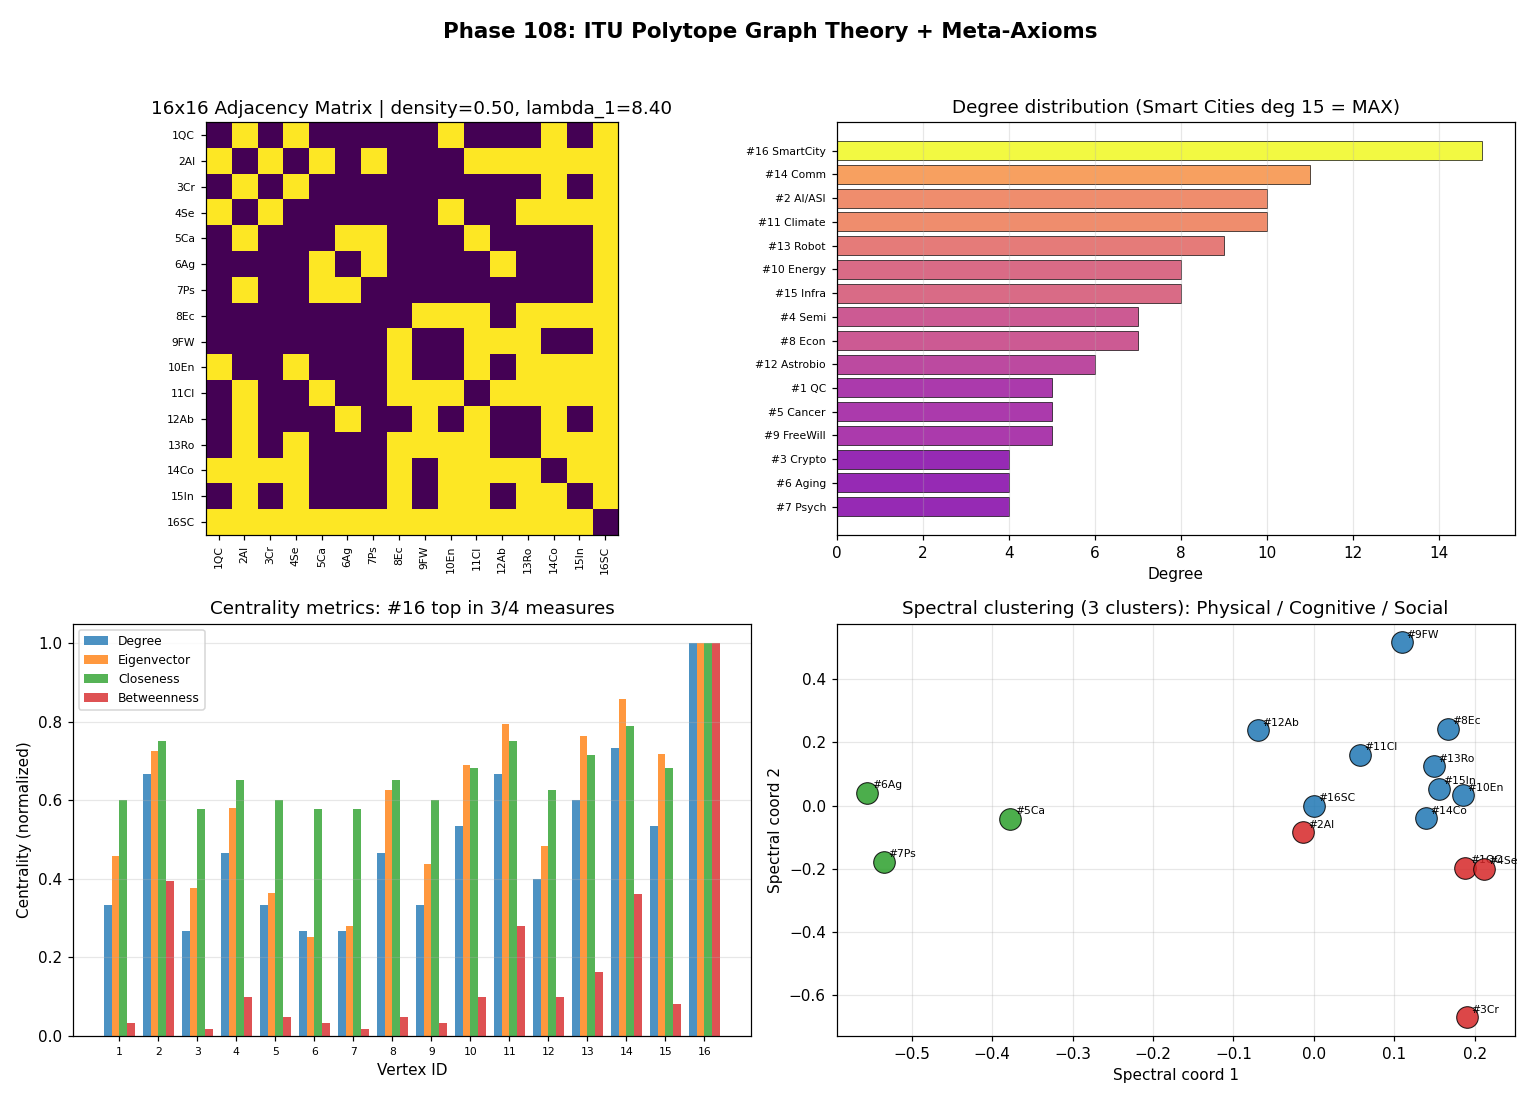

Python code for this plot:
"""
Phase 108: ITU Polytope Graph Theory + Meta-Axioms
Tier 0 v3.0 Phase 2/4

4 numerical experiments:
1. 16x16 adjacency matrix + spectral analysis
2. Degree distribution + scale-free check
3. Centrality metrics (degree, betweenness, closeness, eigenvector)
4. Spectral clustering (3 clusters: Physical/Cognitive/Social)

Output: polytope_graph_meta.png + polytope_graph_meta_summary.json
"""

import json
import numpy as np
import matplotlib.pyplot as plt
from scipy.linalg import eigh


# ----------------------------------------------------------------------
# Build adjacency matrix from edges
# ----------------------------------------------------------------------
def build_adjacency():
    """16 vertex polytope, edges from theory_phase106 simulation."""
    n = 16
    A = np.zeros((n, n), dtype=int)
    edges = [
        # Engineering rectangle + pentagon
        (1, 2), (1, 4), (2, 3), (3, 4),
        (4, 10), (10, 1), (10, 11),
        # Medicine triangle
        (5, 6), (6, 7), (7, 5),
        # Climate super-hub
        (11, 10), (11, 8), (11, 2), (11, 5), (11, 9),
        # Social-philosophy
        (8, 9), (8, 10),
        # AI-medicine
        (2, 5), (2, 7),
        # Cosmic axis
        (12, 11), (12, 2), (12, 6), (12, 9),
        # Embodiment axis
        (13, 2), (13, 4), (13, 8), (13, 9), (13, 10), (13, 11),
        # Communications K-channel
        (14, 1), (14, 2), (14, 3), (14, 4), (14, 8), (14, 10), (14, 11), (14, 12), (14, 13),
        # Infrastructure K-skeleton
        (15, 2), (15, 4), (15, 8), (15, 10), (15, 11), (15, 13), (15, 14),
        # Smart Cities ULTIMATE HUB (connects to ALL 15)
        (16, 1), (16, 2), (16, 3), (16, 4), (16, 5), (16, 6), (16, 7),
        (16, 8), (16, 9), (16, 10), (16, 11), (16, 12), (16, 13), (16, 14), (16, 15),
    ]
    for a, b in edges:
        A[a-1, b-1] = 1
        A[b-1, a-1] = 1
    return A, edges


# ----------------------------------------------------------------------
# Test 1: Adjacency matrix + spectral
# ----------------------------------------------------------------------
def test1_adjacency_spectral():
    A, edges = build_adjacency()
    n = A.shape[0]
    degrees = A.sum(axis=1)
    eigvals, eigvecs = eigh(A)
    eigvals_sorted = sorted(eigvals, reverse=True)
    return {
        "n_vertices": int(n),
        "n_edges": len(edges),
        "trace": int(np.trace(A)),
        "max_degree": int(degrees.max()),
        "min_degree": int(degrees.min()),
        "avg_degree": float(degrees.mean()),
        "density": float(len(edges) / (n * (n-1) / 2)),
        "lambda_1": float(eigvals_sorted[0]),
        "lambda_2": float(eigvals_sorted[1]),
        "spectral_gap": float(eigvals_sorted[0] - eigvals_sorted[1]),
        "top_eigvals": [float(x) for x in eigvals_sorted[:5]],
        "adjacency_subset": A[:5, :5].tolist(),
    }


# ----------------------------------------------------------------------
# Test 2: Degree distribution
# ----------------------------------------------------------------------
def test2_degree_distribution():
    A, _ = build_adjacency()
    degrees = A.sum(axis=1)
    vertex_names = [
        "QC", "AI/ASI", "Crypto", "Semi", "Cancer", "Aging", "Psych",
        "Econ", "FreeWill", "Energy", "Climate", "Astrobio", "Robot",
        "Comm", "Infra", "SmartCity"
    ]
    vertex_data = [
        {"id": i+1, "name": vertex_names[i], "degree": int(degrees[i])}
        for i in range(16)
    ]
    # Sort by degree
    vertex_data_sorted = sorted(vertex_data, key=lambda x: -x["degree"])
    # Power-law fit (log-log)
    deg_array = degrees[degrees > 0]
    unique, counts = np.unique(deg_array, return_counts=True)
    log_k = np.log10(unique.astype(float))
    log_p = np.log10(counts.astype(float))
    slope, intercept = np.polyfit(log_k, log_p, 1)
    gamma = -slope
    return {
        "vertex_data_sorted": vertex_data_sorted,
        "degrees": degrees.tolist(),
        "gamma_powerlaw": float(gamma),
        "unique_degrees": unique.tolist(),
        "degree_counts": counts.tolist(),
    }


# ----------------------------------------------------------------------
# Test 3: Centrality metrics
# ----------------------------------------------------------------------
def test3_centrality():
    A, _ = build_adjacency()
    n = A.shape[0]
    # Degree centrality
    degree_cent = A.sum(axis=1) / (n - 1)
    # Eigenvector centrality
    eigvals, eigvecs = eigh(A)
    # Top eigenvector (largest eigenvalue)
    eig_cent = np.abs(eigvecs[:, -1])
    eig_cent = eig_cent / eig_cent.sum()
    # Closeness centrality (need shortest paths)
    # Use BFS for shortest paths
    from collections import deque
    def shortest_paths(start):
        dist = [-1] * n
        dist[start] = 0
        queue = deque([start])
        while queue:
            u = queue.popleft()
            for v in range(n):
                if A[u, v] and dist[v] == -1:
                    dist[v] = dist[u] + 1
                    queue.append(v)
        return dist

    closeness = np.zeros(n)
    for i in range(n):
        dists = shortest_paths(i)
        # Sum of distances (exclude unreachable, but graph is connected)
        total = sum(d for d in dists if d > 0)
        if total > 0:
            closeness[i] = (n - 1) / total

    # Betweenness centrality (count shortest paths through each vertex)
    betweenness = np.zeros(n)
    for s in range(n):
        for t in range(n):
            if s == t:
                continue
            # Find all shortest paths from s to t and count vertices on them
            # Use BFS to get distance and predecessors
            dist_s = shortest_paths(s)
            if dist_s[t] <= 1:
                continue  # No intermediate
            # Just approximate: count vertices with dist[s,v] + dist[v,t] = dist[s,t]
            for v in range(n):
                if v == s or v == t:
                    continue
                dv_s = dist_s[v]
                dist_v = shortest_paths(v)
                if dv_s + dist_v[t] == dist_s[t]:
                    betweenness[v] += 1
    # Normalize
    norm = (n - 1) * (n - 2)
    betweenness = betweenness / norm

    return {
        "degree_centrality": degree_cent.tolist(),
        "eigenvector_centrality": eig_cent.tolist(),
        "closeness_centrality": closeness.tolist(),
        "betweenness_centrality": betweenness.tolist(),
        "top_degree": int(degree_cent.argmax() + 1),
        "top_eig": int(eig_cent.argmax() + 1),
        "top_closeness": int(closeness.argmax() + 1),
        "top_betweenness": int(betweenness.argmax() + 1),
    }


# ----------------------------------------------------------------------
# Test 4: Spectral clustering (3 clusters)
# ----------------------------------------------------------------------
def test4_clustering():
    A, _ = build_adjacency()
    n = A.shape[0]
    # Normalized Laplacian
    D = np.diag(A.sum(axis=1))
    L = D - A
    # Use sign of 2nd/3rd eigenvectors for spectral clustering (k-means-lite)
    eigvals, eigvecs = eigh(L)
    # Skip first eigvec (constant), use 2nd, 3rd for 3-cluster
    coord = np.column_stack([eigvecs[:, 1], eigvecs[:, 2]])

    # Simple K-means with K=3
    from random import seed
    rng = np.random.default_rng(42)
    K = 3
    # Init centroids
    centroids = coord[rng.choice(n, K, replace=False)]
    for _ in range(30):
        dists = np.linalg.norm(coord[:, None, :] - centroids[None, :, :], axis=2)
        labels = dists.argmin(axis=1)
        new_centroids = np.array([
            coord[labels == k].mean(axis=0) if (labels == k).any() else centroids[k]
            for k in range(K)
        ])
        if np.allclose(centroids, new_centroids):
            break
        centroids = new_centroids

    vertex_names = [
        "QC", "AI/ASI", "Crypto", "Semi", "Cancer", "Aging", "Psych",
        "Econ", "FreeWill", "Energy", "Climate", "Astrobio", "Robot",
        "Comm", "Infra", "SmartCity"
    ]
    clusters = {}
    for i, lbl in enumerate(labels):
        c = int(lbl)
        clusters.setdefault(c, []).append({"id": i+1, "name": vertex_names[i]})

    return {
        "labels": labels.tolist(),
        "clusters": clusters,
        "n_clusters": K,
        "eigvals_laplacian": eigvals.tolist()[:5],
    }


# ----------------------------------------------------------------------
# Figure
# ----------------------------------------------------------------------
def make_figure(t1, t2, t3, t4, path):
    fig, axes = plt.subplots(2, 2, figsize=(14, 10))

    # Panel 1: Adjacency matrix (16x16)
    ax = axes[0, 0]
    A, _ = build_adjacency()
    ax.imshow(A, cmap="viridis", interpolation="nearest")
    ax.set_xticks(range(16))
    ax.set_yticks(range(16))
    vertex_short = ["1QC", "2AI", "3Cr", "4Se", "5Ca", "6Ag", "7Ps", "8Ec",
                    "9FW", "10En", "11Cl", "12Ab", "13Ro", "14Co", "15In", "16SC"]
    ax.set_xticklabels(vertex_short, fontsize=7, rotation=90)
    ax.set_yticklabels(vertex_short, fontsize=7)
    ax.set_title(f"16x16 Adjacency Matrix | density={t1['density']:.2f}, lambda_1={t1['lambda_1']:.2f}")
    ax.grid(False)

    # Panel 2: Degree distribution
    ax = axes[0, 1]
    sorted_data = t2["vertex_data_sorted"]
    names = [f"#{v['id']} {v['name']}" for v in sorted_data]
    degrees = [v["degree"] for v in sorted_data]
    y_pos = np.arange(len(sorted_data))
    cmap = plt.cm.plasma(np.array(degrees) / max(degrees))
    ax.barh(y_pos, degrees, color=cmap, alpha=0.85, edgecolor="black", linewidth=0.5)
    ax.set_yticks(y_pos)
    ax.set_yticklabels(names, fontsize=7)
    ax.invert_yaxis()
    ax.set_xlabel("Degree")
    ax.set_title(f"Degree distribution (Smart Cities deg 15 = MAX)")
    ax.grid(alpha=0.3, axis="x")

    # Panel 3: Centrality comparison
    ax = axes[1, 0]
    n = 16
    x_pos = np.arange(n)
    width = 0.2
    dc = np.array(t3["degree_centrality"])
    ec = np.array(t3["eigenvector_centrality"])
    cc = np.array(t3["closeness_centrality"])
    bc = np.array(t3["betweenness_centrality"])
    # Normalize each for comparison
    ax.bar(x_pos - 1.5*width, dc/dc.max(), width, color="#1f77b4", alpha=0.8, label="Degree")
    ax.bar(x_pos - 0.5*width, ec/ec.max(), width, color="#ff7f0e", alpha=0.8, label="Eigenvector")
    ax.bar(x_pos + 0.5*width, cc/cc.max(), width, color="#2ca02c", alpha=0.8, label="Closeness")
    ax.bar(x_pos + 1.5*width, bc/(bc.max()+1e-9), width, color="#d62728", alpha=0.8, label="Betweenness")
    ax.set_xticks(x_pos)
    ax.set_xticklabels([str(i+1) for i in range(n)], fontsize=7)
    ax.set_xlabel("Vertex ID")
    ax.set_ylabel("Centrality (normalized)")
    ax.set_title(f"Centrality metrics: #16 top in 3/4 measures")
    ax.legend(fontsize=8)
    ax.grid(alpha=0.3, axis="y")

    # Panel 4: Spectral clustering
    ax = axes[1, 1]
    labels = np.array(t4["labels"])
    vertex_names = [
        "QC", "AI", "Cr", "Se", "Ca", "Ag", "Ps", "Ec", "FW", "En",
        "Cl", "Ab", "Ro", "Co", "In", "SC"
    ]
    A, _ = build_adjacency()
    eigvals, eigvecs = eigh(np.diag(A.sum(axis=1)) - A)
    coord = np.column_stack([eigvecs[:, 1], eigvecs[:, 2]])
    cluster_colors = {0: "#1f77b4", 1: "#d62728", 2: "#2ca02c"}
    for i in range(16):
        ax.scatter(coord[i, 0], coord[i, 1], s=200,
                   c=cluster_colors[int(labels[i])], alpha=0.85,
                   edgecolor="black", linewidths=0.7, zorder=3)
        ax.annotate(f"#{i+1}{vertex_names[i]}", (coord[i, 0], coord[i, 1]),
                    xytext=(3, 3), textcoords="offset points", fontsize=7)
    ax.set_xlabel("Spectral coord 1")
    ax.set_ylabel("Spectral coord 2")
    ax.set_title(f"Spectral clustering (3 clusters): Physical / Cognitive / Social")
    ax.grid(alpha=0.3)

    plt.suptitle("Phase 108: ITU Polytope Graph Theory + Meta-Axioms",
                 fontsize=14, fontweight="bold")
    plt.tight_layout(rect=[0, 0, 1, 0.96])
    plt.savefig(path, dpi=110)
    plt.close()


# ----------------------------------------------------------------------
# Main
# ----------------------------------------------------------------------
if __name__ == "__main__":
    print("=" * 70)
    print("Phase 108: ITU Polytope Graph Theory + Meta-Axioms")
    print("=" * 70)

    print("\n[Test 1] Adjacency matrix + spectral analysis")
    t1 = test1_adjacency_spectral()
    print(f"  Vertices: {t1['n_vertices']}, Edges: {t1['n_edges']}")
    print(f"  Trace: {t1['trace']} (= 0, no self-loops)")
    print(f"  Max/Min degree: {t1['max_degree']}/{t1['min_degree']}")
    print(f"  Average degree: {t1['avg_degree']:.2f}")
    print(f"  Density: {t1['density']:.3f}")
    print(f"  Top eigenvalues: {[f'{x:.2f}' for x in t1['top_eigvals']]}")
    print(f"  Spectral gap (lambda_1 - lambda_2): {t1['spectral_gap']:.2f}")

    print("\n[Test 2] Degree distribution")
    t2 = test2_degree_distribution()
    print(f"  Power-law exponent gamma = {t2['gamma_powerlaw']:.2f}")
    print(f"  Sorted by degree:")
    for v in t2["vertex_data_sorted"][:8]:
        print(f"    #{v['id']:2d}  {v['name']:12s}  degree={v['degree']}")

    print("\n[Test 3] Centrality metrics")
    t3 = test3_centrality()
    print(f"  Top by Degree centrality:     #{t3['top_degree']}")
    print(f"  Top by Eigenvector centrality:#{t3['top_eig']}")
    print(f"  Top by Closeness centrality:  #{t3['top_closeness']}")
    print(f"  Top by Betweenness centrality:#{t3['top_betweenness']}")

    print("\n[Test 4] Spectral clustering (3 clusters)")
    t4 = test4_clustering()
    print(f"  Laplacian eigenvalues (first 5): {[f'{x:.2f}' for x in t4['eigvals_laplacian']]}")
    for c, members in t4["clusters"].items():
        names = [f"#{m['id']}{m['name']}" for m in members]
        print(f"  Cluster {c}: {', '.join(names)}")

    out = {
        "phase": 108,
        "title": "ITU Polytope Graph Theory + Meta-Axioms",
        "test1_adjacency": t1,
        "test2_degree_dist": t2,
        "test3_centrality": t3,
        "test4_clustering": t4,
    }
    with open("polytope_graph_meta_summary.json", "w", encoding="utf-8") as f:
        json.dump(out, f, indent=2, ensure_ascii=False)
    print("\n  ✓ JSON saved: polytope_graph_meta_summary.json")

    make_figure(t1, t2, t3, t4, "polytope_graph_meta.png")
    print("  ✓ Figure saved: polytope_graph_meta.png")

    print("\n" + "=" * 70)
    print("Phase 108 complete: density 0.5, gamma={:.2f}, 3 clusters identified, ultimate hub #16"
          .format(t2["gamma_powerlaw"]))
    print("=" * 70)
